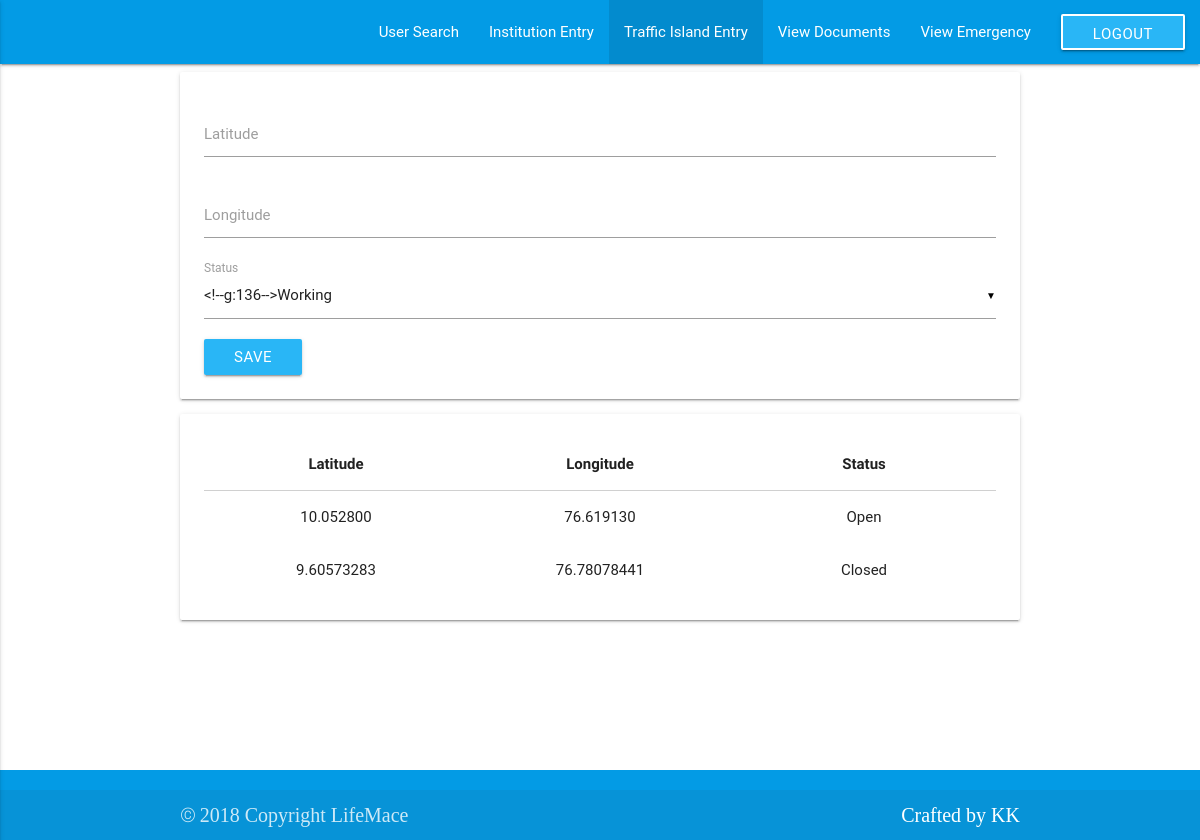
Page /TrafficIslandEntry.php on the committed database.
### tables this page shows
CREATE TABLE `tbl_traffic_island` (
  `island_id` int(11) NOT NULL,
  `latitude` varchar(30) NOT NULL,
  `longitude` varchar(30) NOT NULL,
  `t_status` varchar(30) NOT NULL
);

### TrafficIslandEntry.php (the view, shortened to what this page needs)
<?php
include('connection.php');
?>
<!DOCTYPE html PUBLIC "-//W3C//DTD XHTML 1.0 Transitional//EN" "http://www.w3.org/TR/xhtml1/DTD/xhtml1-transitional.dtd">
<html xmlns="http://www.w3.org/1999/xhtml">
<head>
       <link rel="stylesheet" href="materialize/materialize.min.css">
</head>
<body>
<nav>
      <div class="nav-wrapper light-blue darken-1">
        <ul class="right hide-on-med-and-down">
          <li ><a href="HomePage.php" >User Search</a></li>
          <li ><a href="InstitutionEntry.php" >Institution Entry</a></li>
    <li class="active"><a href="TrafficIslandEntry.php" >Traffic Island Entry</a></li>
    <li><a href="ViewDocumentDetails.php" >View Documents</a></li>
    <li><a href="ViewEmergency.php" >View Emergency</a></li>
    <li><a href="index.php" class="btn light-blue lighten-1" style="border: 2px solid #fff;">Logout</a></li>
        </ul>
      </div>
    </nav>
<div class="container">
<div class="card">
  <div class="card-content">
<p>
<form id="form1" name="form1" method="post" action="">
    <div class="input-field">
      <input type="text" name="latitude" id="latitude" required="required"/>
      <label for="latitude">Latitude</label>
    </div>
    <div class="input-field">
      <input type="text" name="longitude" id="longitude" required="required" />
   <label for="longitude">Longitude</label>
    </div>
    <div class="input-field">
   <label for="status" >Status</label>
    </div>
    <div class='input-field col s1'>
             <a href=""> <button class="btn waves-effect waves-light light-blue lighten-1" type="submit" name="btn_save">
                    Save</button></a>
                </div>
</form>
</p>
</div>
</div>
<div class="card">
  <div class="card-content">
<table class="stripped centered highlight responsive-table">
   <thead>
    <tr>
        <th>Latitude</th>
	<th>Longitude</th>
    <th >Status</th>
    </tr>
</thead><tbody>
  <?php
	$sel="select * from tbl_traffic_island";
	$selq=mysqli_query($con,$sel);
	while($row=mysqli_fetch_array($selq))
	{
	?>
		<tr>
        <td align="center" width="100"><?php echo $row['latitude'];?></td>
		<td align="center" width="100"><?php echo $row['longitude'];?></td>
    	<td align="center" width="100">
		<?php
				$iscon=$row['t_status'];
				if($iscon=='1')
					echo "Open";
				else
					echo "Closed";
		?>
        </td>
</tr>
<?php
}
?>
    </tbody>
</table>
</div>
</div>
<br/>
<br/>
<br/>
<br/>
<br/>
<br/>
</div>
<footer class="page-footer light-blue darken-1">
      <div class="footer-copyright ">
            <div class="container">
            <span style="font-size: 20px;">&copy;</span>&nbsp;<span style="font-family:cursive; font-size: 20px;">2018 Copyright LifeMace</span>
            <a class="white-text text-lighten-4 right" href="#!"><span style="font-family:cursive;font-size: 20px;">Crafted by KK</span></a>
            </div>
          </div>
        </footer>
</body>
</html>

### rows in the picture
tbl_traffic_island: latitude "10.052800", longitude "76.619130", t_status "Open"
tbl_traffic_island: latitude "9.60573283", longitude "76.78078441", t_status "Closed"
